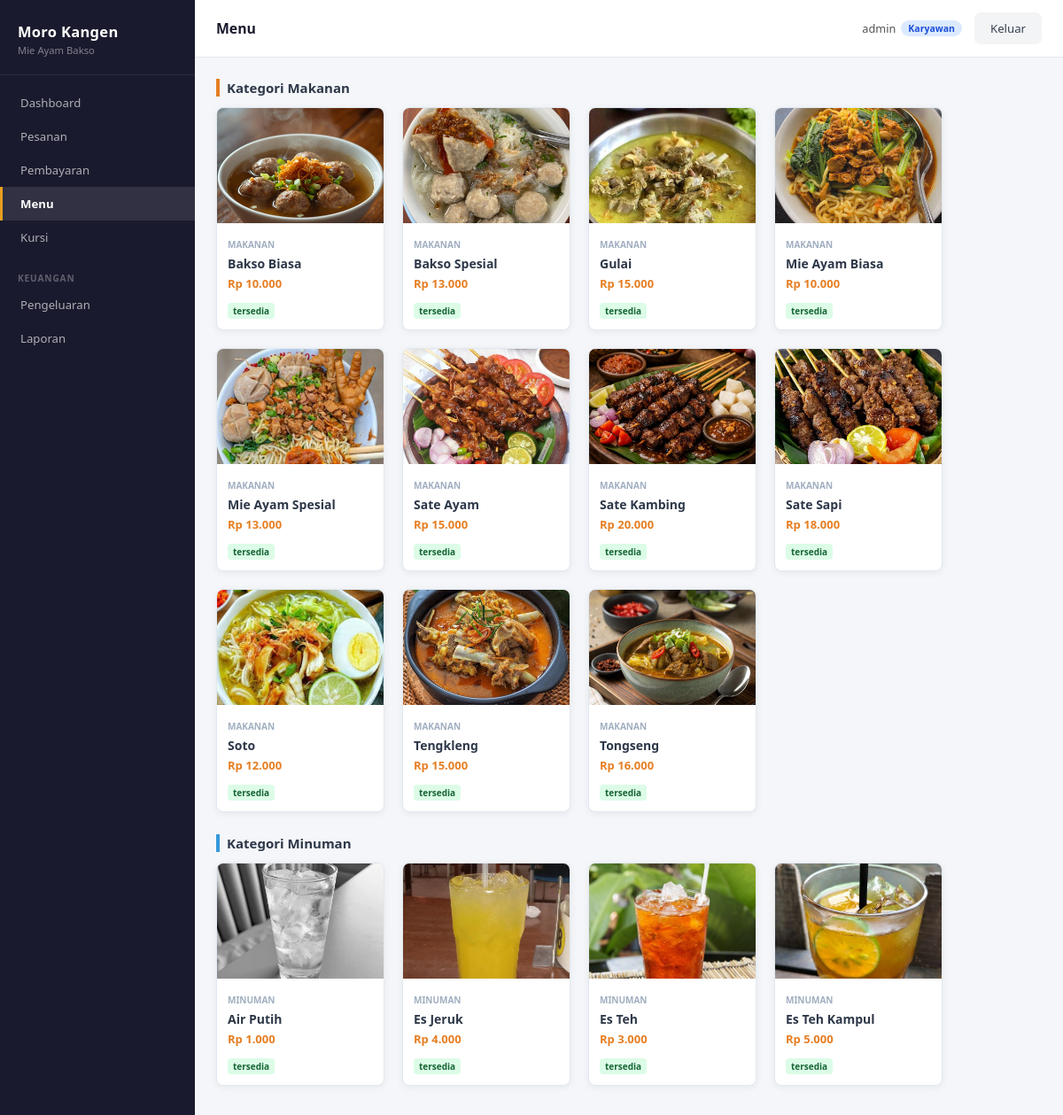
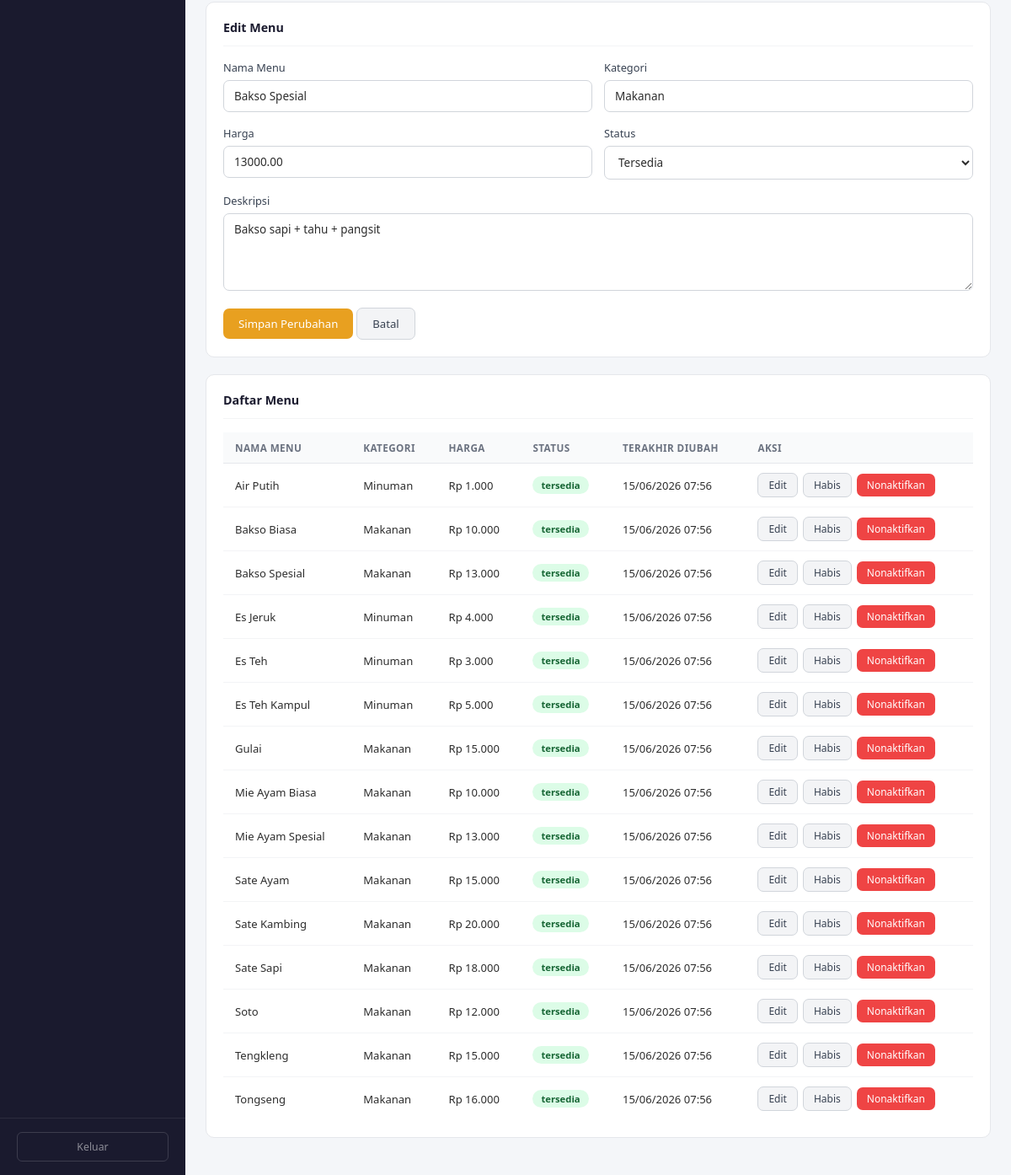
Page /menu/index.php?edit=4 (signed in) on the committed database (2 pictures, top to bottom).
### tables this page shows
CREATE TABLE menu (
  id_menu     INT AUTO_INCREMENT PRIMARY KEY,
  nama_menu   VARCHAR(100)   NOT NULL,
  kategori    VARCHAR(50)    NOT NULL,
  harga       DECIMAL(10,2)  NOT NULL,
  deskripsi   TEXT,
  status_menu ENUM('tersedia','habis','nonaktif') NOT NULL DEFAULT 'tersedia',
  created_at  DATETIME NOT NULL DEFAULT CURRENT_TIMESTAMP,
  updated_at  DATETIME NOT NULL DEFAULT CURRENT_TIMESTAMP ON UPDATE CURRENT_TIMESTAMP
);

### config/session.php (called while the page is built, shortened)
<?php
function isLoggedIn() {
    return isset($_SESSION['id_user']) && isset($_SESSION['role']);
}
function isKaryawan() {
    return isLoggedIn() && $_SESSION['role'] === 'karyawan';
}

### menu/index.php (the view, shortened to what this page needs)
<?php
$db = getDB();
function h($value)
{
    return htmlspecialchars((string) $value, ENT_QUOTES, 'UTF-8');
}
function rupiah($value)
{
    return 'Rp ' . number_format((float) $value, 0, ',', '.');
}
$formData = [
    'id_menu' => 0,
    'nama_menu' => '',
    'kategori' => '',
    'harga' => '',
    'deskripsi' => '',
    'status_menu' => 'tersedia'
];
if (isset($_GET['edit'])) {
    $idEdit = (int) $_GET['edit'];
    $stmt = $db->prepare("
        SELECT *
        FROM menu
        WHERE id_menu = ?
        LIMIT 1
    ");
    $stmt->bind_param('i', $idEdit);
    $stmt->execute();
    $menuEdit = $stmt->get_result()->fetch_assoc();
    if ($menuEdit) {
        $formData = [
            'id_menu' => $menuEdit['id_menu'],
            'nama_menu' => $menuEdit['nama_menu'],
            'kategori' => $menuEdit['kategori'],
            'harga' => $menuEdit['harga'],
            'deskripsi' => $menuEdit['deskripsi'],
            'status_menu' => $menuEdit['status_menu']
        ];
    }
}
$menus = [];
$result = $db->query("
    SELECT *
    FROM menu
    ORDER BY nama_menu ASC
");
while ($row = $result->fetch_assoc()) {
    $menus[] = $row;
}
require_once __DIR__ . '/../includes/header.php';
?>
<?php if (isKaryawan()): ?>
    <div class="menu-preview-section" style="margin-bottom: 35px;">
        <h4 style="margin-bottom: 12px; color: #2d3748; font-weight: 600; border-left: 4px solid #e67e22; padding-left: 8px;">Kategori Makanan</h4>
        <div class="menu-gallery-row" style="display: flex; flex-wrap: wrap; gap: 20px; margin-bottom: 25px;">
            <?php
            foreach ($menus as $menu):
                if (strtolower($menu['kategori']) === 'minuman') continue;
                $imageName = strtolower(str_replace(' ', '-', $menu['nama_menu'])) . '.jpg';
                $imagePath = '../img/' . $imageName;
            ?>
                <div class="menu-preview-card" style="background: #fff; border-radius: 8px; box-shadow: 0 2px 8px rgba(0,0,0,0.06); width: 190px; overflow: hidden; border: 1px solid #e2e8f0;">
                    <img src="<?= h($imagePath) ?>" alt="<?= h($menu['nama_menu']) ?>" style="width: 100%; height: 130px; object-fit: cover;">
                    <div style="padding: 12px;">
                        <span style="font-size: 10px; color: #a0aec0; text-transform: uppercase; font-weight: bold;"><?= h($menu['kategori']) ?></span>
                        <h4 style="margin: 4px 0; font-size: 14px; color: #2d3748; white-space: nowrap; overflow: hidden; text-overflow: ellipsis;" title="<?= h($menu['nama_menu']) ?>">
                            <?= h($menu['nama_menu']) ?>
                        </h4>
                        <p style="margin: 0 0 10px 0; font-weight: bold; color: #e67e22; font-size: 13px;"><?= rupiah($menu['harga']) ?></p>
                        <span class="badge badge-<?= h($menu['status_menu']) ?>" style="font-size: 10px; padding: 2px 6px; border-radius: 4px;">
                            <?= h($menu['status_menu']) ?>
                        </span>
                    </div>
                </div>
            <?php endforeach; ?>
        </div>
        <h4 style="margin-bottom: 12px; color: #2d3748; font-weight: 600; border-left: 4px solid #3498db; padding-left: 8px;">Kategori Minuman</h4>
        <div class="menu-gallery-row" style="display: flex; flex-wrap: wrap; gap: 20px; margin-bottom: 10px;">
            <?php
            foreach ($menus as $menu):
                if (strtolower($menu['kategori']) !== 'minuman') continue;
                $imageName = strtolower(str_replace(' ', '-', $menu['nama_menu'])) . '.jpg';
                $imagePath = '../img/' . $imageName;
            ?>
                <div class="menu-preview-card" style="background: #fff; border-radius: 8px; box-shadow: 0 2px 8px rgba(0,0,0,0.06); width: 190px; overflow: hidden; border: 1px solid #e2e8f0;">
                    <img src="<?= h($imagePath) ?>" alt="<?= h($menu['nama_menu']) ?>" style="width: 100%; height: 130px; object-fit: cover;">
                    <div style="padding: 12px;">
                        <span style="font-size: 10px; color: #a0aec0; text-transform: uppercase; font-weight: bold;"><?= h($menu['kategori']) ?></span>
                        <h4 style="margin: 4px 0; font-size: 14px; color: #2d3748; white-space: nowrap; overflow: hidden; text-overflow: ellipsis;" title="<?= h($menu['nama_menu']) ?>">
                            <?= h($menu['nama_menu']) ?>
                        </h4>
                        <p style="margin: 0 0 10px 0; font-weight: bold; color: #e67e22; font-size: 13px;"><?= rupiah($menu['harga']) ?></p>
                        <span class="badge badge-<?= h($menu['status_menu']) ?>" style="font-size: 10px; padding: 2px 6px; border-radius: 4px;">
                            <?= h($menu['status_menu']) ?>
                        </span>
                    </div>
                </div>
            <?php endforeach; ?>
        </div>
    </div>
<div class="card">
    <div class="card-header">
        <h3 class="card-title">
            <?= $formData['id_menu'] > 0 ? 'Edit Menu' : 'Tambah Menu' ?>
        </h3>
    </div>
    <form method="POST">
        <div class="form-row">
            <div class="form-group">
                <label>Nama Menu</label>
                <input
                    type="text"
                    name="nama_menu"
                    value="<?= h($formData['nama_menu']) ?>"
                    required
                >
            </div>
            <div class="form-group">
                <label>Kategori</label>
                <input
                    type="text"
                    name="kategori"
                    value="<?= h($formData['kategori']) ?>"
                    placeholder="Ketik 'Minuman' atau kategori makanan (Bakso/Mie)"
                    required
                >
            </div>
        </div>
        <div class="form-row">
            <div class="form-group">
                <label>Harga</label>
                <input
                    type="number"
                    name="harga"
                    min="1"
                    value="<?= h($formData['harga']) ?>"
                    required
                >
            </div>
            <div class="form-group">
                <label>Status</label>
                <select name="status_menu">
                    <option value="tersedia"
                        <?= $formData['status_menu'] === 'tersedia' ? 'selected' : '' ?>>
                        Tersedia
                    </option>
                </select>
            </div>
        </div>
        <div class="form-group">
            <label>Deskripsi</label>
            <textarea
                name="deskripsi"
                rows="4"
            ><?= h($formData['deskripsi']) ?></textarea>
        </div>
        <button type="submit" class="btn btn-primary">
            <?= $formData['id_menu'] > 0 ? 'Simpan Perubahan' : 'Tambah Menu' ?>
        </button>
        <?php if ($formData['id_menu'] > 0): ?>
            <a href="index.php" class="btn btn-secondary">
                Batal
            </a>
        <?php endif; ?>
    </form>
</div>
<?php endif; ?>
<div class="card">
    <div class="card-header">
        <h3 class="card-title">Daftar Menu</h3>
    </div>
    <?php if (empty($menus)): ?>
        <div class="empty-state">
            <h3>Belum ada menu</h3>
            <p>Silakan tambahkan menu terlebih dahulu.</p>
        </div>
    <?php else: ?>
        <div class="table-wrap">
            <table>
                <thead>
                <tr>
                    <th>Nama Menu</th>
                    <th>Kategori</th>
                    <th>Harga</th>
                    <th>Status</th>
                    <th>Terakhir Diubah</th>
                    <th>Aksi</th>
                </tr>
                </thead>
                <tbody>
                <?php foreach ($menus as $menu): ?>
                    <tr>
                        <td><?= h($menu['nama_menu']) ?></td>
                        <td><?= h($menu['kategori']) ?></td>
                        <td><?= rupiah($menu['harga']) ?></td>
                        <td>
                            <span class="badge badge-<?= h($menu['status_menu']) ?>">
                                <?= h($menu['status_menu']) ?>
                            </span>
                        </td>
                        <td>
                            <?= date('d/m/Y H:i', strtotime($menu['updated_at'])) ?>
                        </td>
                        <td>
                            <?php if (isKaryawan()): ?>
                                <div class="td-actions">
                                    <a
                                        href="?edit=<?= (int) $menu['id_menu'] ?>"
                                        class="btn btn-secondary btn-sm"
                                    >
                                        Edit
                                    </a>
                                    <?php if ($menu['status_menu'] === 'tersedia'): ?>
                                        <form method="POST">
                                            <button type="submit" class="btn btn-secondary btn-sm">
                                                Habis
                                            </button>
                                        </form>
                                        <form method="POST">
                                            <button type="submit" class="btn btn-danger btn-sm">
                                                Nonaktifkan
                                            </button>
                                        </form>
                                    <?php endif; ?>
                                </div>
                            <?php else: ?>
                                <span class="text-muted">
                                    Lihat saja
                                </span>
                            <?php endif; ?>
                        </td>
                    </tr>
                <?php endforeach; ?>
                </tbody>
            </table>
        </div>
    <?php endif; ?>
</div>
<?php require_once __DIR__ . '/../includes/footer.php'; ?>

### assets/css/style.css (style rules this page uses)
*, *::before, *::after { box-sizing: border-box; margin: 0; padding: 0; }
html { font-size: 15px; scroll-behavior: smooth; }
body { font-family: 'Segoe UI', Arial, sans-serif; background: #f4f6f9; color: #2d2d2d; min-height: 100vh; }
a { text-decoration: none; color: inherit; }
img { max-width: 100%; display: block; }
.form-group { margin-bottom: 16px; }
.form-group label { display: block; font-size: 0.85rem; font-weight: 500; color: #374151; margin-bottom: 6px; }
.form-group input, .form-group select, .form-group textarea { width: 100%; padding: 9px 12px; border: 1px solid #d1d5db; border-radius: 7px; font-size: 0.9rem; font-family: inherit; color: #2d2d2d; background: #fff; transition: border-color 0.15s, box-shadow 0.15s; }
.form-group textarea { resize: vertical; min-height: 80px; }
.form-row { display: flex; gap: 14px; }
.form-row .form-group { flex: 1; }
.btn { display: inline-block; padding: 9px 18px; border-radius: 7px; font-size: 0.88rem; font-weight: 500; font-family: inherit; cursor: pointer; border: none; transition: background 0.15s, opacity 0.15s; text-align: center; }
.btn-primary { background: #e8a020; color: #fff; }
.btn-secondary { background: #f3f4f6; color: #374151; border: 1px solid #d1d5db; }
.btn-danger { background: #ef4444; color: #fff; }
.btn-sm { padding: 5px 12px; font-size: 0.8rem; }
.card { background: #fff; border-radius: 10px; border: 1px solid #e5e7eb; padding: 20px; margin-bottom: 20px; }
.card-header { display: flex; align-items: center; justify-content: space-between; margin-bottom: 16px; padding-bottom: 12px; border-bottom: 1px solid #f3f4f6; }
.card-title { font-size: 0.95rem; font-weight: 600; color: #1a1a2e; }
.table-wrap { overflow-x: auto; }
table { width: 100%; border-collapse: collapse; font-size: 0.87rem; }
thead th { background: #f9fafb; color: #6b7280; font-weight: 600; font-size: 0.78rem; text-transform: uppercase; letter-spacing: 0.4px; padding: 10px 14px; border-bottom: 1px solid #e5e7eb; text-align: left; white-space: nowrap; }
tbody td { padding: 11px 14px; border-bottom: 1px solid #f3f4f6; vertical-align: middle; }
tbody tr:last-child td { border-bottom: none; }
.td-actions { display: flex; gap: 6px; align-items: center; }
.badge { display: inline-block; font-size: 0.75rem; font-weight: 600; padding: 3px 10px; border-radius: 20px; white-space: nowrap; }
.badge-tersedia { background: #dcfce7; color: #166534; }

### rows in the picture
menu: shows a picture, kategori "MAKANAN", nama_menu "Bakso Biasa", harga "Rp 10.000", status_menu "tersedia", kategori "Makanan", updated_at "15/06/2026 07:56"
menu: shows a picture, kategori "MAKANAN", nama_menu "Bakso Spesial", harga "Rp 13.000", status_menu "tersedia", kategori "Makanan", harga "13000.00", status_menu "Tersedia", deskripsi "Bakso sapi + tahu + pangsit", updated_at "15/06/2026 07:56"
menu: shows a picture, kategori "MAKANAN", nama_menu "Gulai", harga "Rp 15.000", status_menu "tersedia", kategori "Makanan", updated_at "15/06/2026 07:56"
menu: shows a picture, kategori "MAKANAN", nama_menu "Mie Ayam Biasa", harga "Rp 10.000", status_menu "tersedia", kategori "Makanan", updated_at "15/06/2026 07:56"
menu: shows a picture, kategori "MAKANAN", nama_menu "Mie Ayam Spesial", harga "Rp 13.000", status_menu "tersedia", kategori "Makanan", updated_at "15/06/2026 07:56"
menu: shows a picture, kategori "MAKANAN", nama_menu "Sate Ayam", harga "Rp 15.000", status_menu "tersedia", kategori "Makanan", updated_at "15/06/2026 07:56"
menu: shows a picture, kategori "MAKANAN", nama_menu "Sate Kambing", harga "Rp 20.000", status_menu "tersedia", kategori "Makanan", updated_at "15/06/2026 07:56"
menu: shows a picture, kategori "MAKANAN", nama_menu "Sate Sapi", harga "Rp 18.000", status_menu "tersedia", kategori "Makanan", updated_at "15/06/2026 07:56"
menu: shows a picture, kategori "MAKANAN", nama_menu "Soto", harga "Rp 12.000", status_menu "tersedia", kategori "Makanan", updated_at "15/06/2026 07:56"
menu: shows a picture, kategori "MAKANAN", nama_menu "Tengkleng", harga "Rp 15.000", status_menu "tersedia", kategori "Makanan", updated_at "15/06/2026 07:56"
menu: shows a picture, kategori "MAKANAN", nama_menu "Tongseng", harga "Rp 16.000", status_menu "tersedia", kategori "Makanan", updated_at "15/06/2026 07:56"
menu: shows a picture, kategori "MINUMAN", nama_menu "Air Putih", harga "Rp 1.000", status_menu "tersedia", kategori "Minuman", updated_at "15/06/2026 07:56"
menu: shows a picture, kategori "MINUMAN", nama_menu "Es Jeruk", harga "Rp 4.000", status_menu "tersedia", kategori "Minuman", updated_at "15/06/2026 07:56"
menu: shows a picture, kategori "MINUMAN", nama_menu "Es Teh", harga "Rp 3.000", status_menu "tersedia", kategori "Minuman", updated_at "15/06/2026 07:56"
menu: shows a picture, kategori "MINUMAN", nama_menu "Es Teh Kampul", harga "Rp 5.000", status_menu "tersedia", kategori "Minuman", updated_at "15/06/2026 07:56"

### other values in the picture
$label "Dashboard Pesanan Pembayaran Menu Kursi Pengeluaran Laporan"
$pageTitle "Menu"
$user['username'] "admin"
